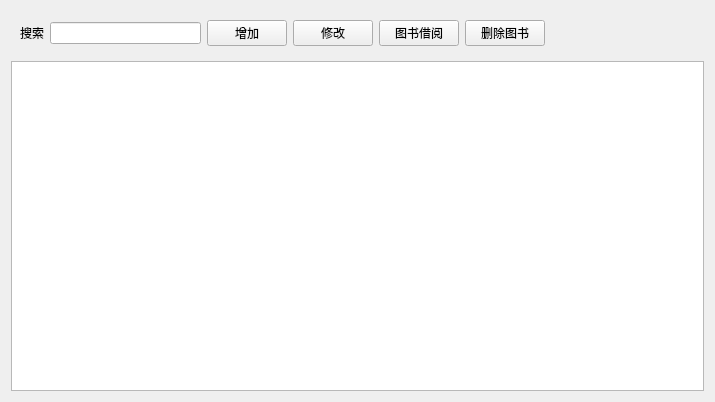
<?xml version="1.0" encoding="UTF-8"?>
<ui version="4.0">
 <class>Cell_Book</class>
 <widget class="QWidget" name="Cell_Book">
  <property name="geometry">
   <rect>
    <x>0</x>
    <y>0</y>
    <width>715</width>
    <height>402</height>
   </rect>
  </property>
  <property name="windowTitle">
   <string>Form</string>
  </property>
  <layout class="QGridLayout" name="gridLayout_2">
   <item row="1" column="0">
    <widget class="QTableView" name="tableView"/>
   </item>
   <item row="0" column="0">
    <widget class="QWidget" name="widget" native="true">
     <layout class="QGridLayout" name="gridLayout">
      <item row="0" column="4">
       <widget class="QPushButton" name="btn_updata">
        <property name="text">
         <string>修改</string>
        </property>
        <property name="name" stdset="0">
         <string>btn</string>
        </property>
       </widget>
      </item>
      <item row="0" column="2">
       <widget class="QPushButton" name="btn_add">
        <property name="text">
         <string>增加</string>
        </property>
        <property name="name" stdset="0">
         <string>btn</string>
        </property>
       </widget>
      </item>
      <item row="0" column="1">
       <widget class="QLineEdit" name="le_search">
        <property name="minimumSize">
         <size>
          <width>0</width>
          <height>0</height>
         </size>
        </property>
        <property name="maximumSize">
         <size>
          <width>16777215</width>
          <height>16777215</height>
         </size>
        </property>
        <property name="name" stdset="0">
         <string>le</string>
        </property>
       </widget>
      </item>
      <item row="0" column="6">
       <widget class="QPushButton" name="btn_del">
        <property name="text">
         <string>删除图书</string>
        </property>
        <property name="name" stdset="0">
         <string>btn</string>
        </property>
       </widget>
      </item>
      <item row="0" column="0">
       <widget class="QLabel" name="label">
        <property name="text">
         <string>搜索</string>
        </property>
        <property name="alignment">
         <set>Qt::AlignmentFlag::AlignRight|Qt::AlignmentFlag::AlignTrailing|Qt::AlignmentFlag::AlignVCenter</set>
        </property>
        <property name="name" stdset="0">
         <string>lb</string>
        </property>
       </widget>
      </item>
      <item row="0" column="8">
       <spacer name="horizontalSpacer">
        <property name="orientation">
         <enum>Qt::Orientation::Horizontal</enum>
        </property>
        <property name="sizeHint" stdset="0">
         <size>
          <width>40</width>
          <height>20</height>
         </size>
        </property>
       </spacer>
      </item>
      <item row="0" column="5">
       <widget class="QPushButton" name="btn_get">
        <property name="text">
         <string>图书借阅</string>
        </property>
        <property name="name" stdset="0">
         <string>btn</string>
        </property>
       </widget>
      </item>
     </layout>
    </widget>
   </item>
  </layout>
 </widget>
 <resources/>
 <connections/>
</ui>
